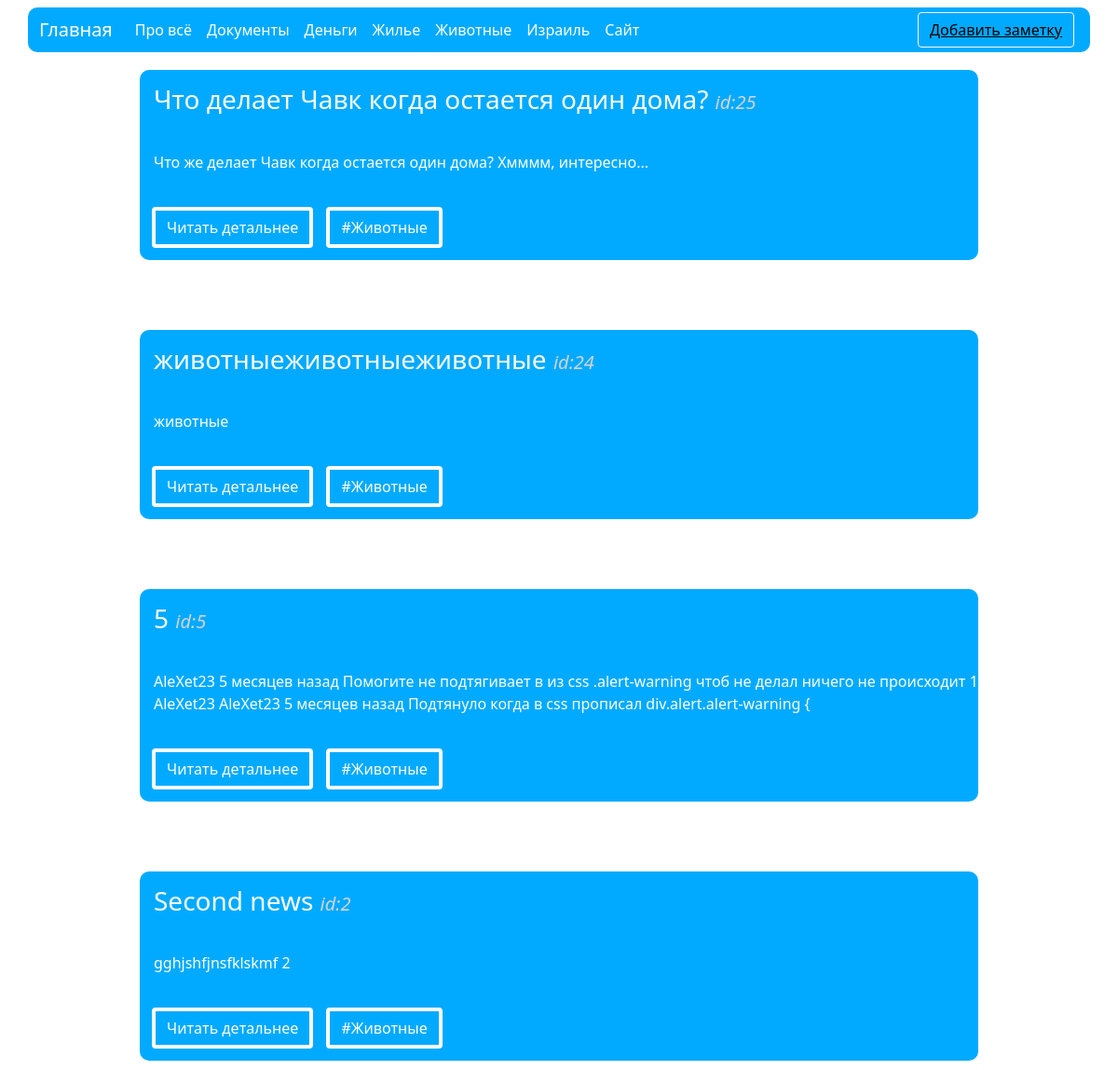
The app's page /news/animals, older data.
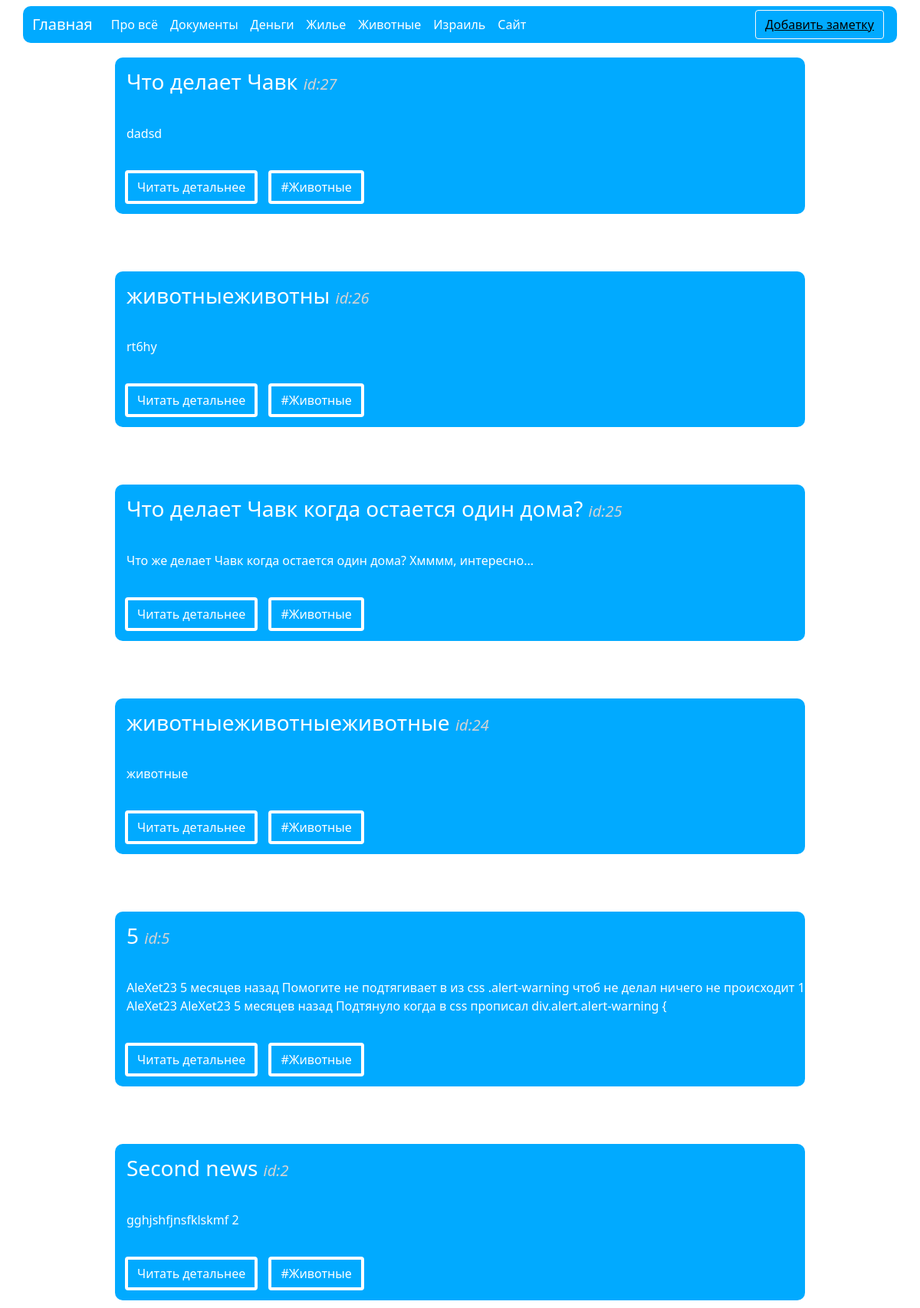
The same page, newer data.
### news/models.py (models this page shows, shortened)
class Articles(models.Model):
    title = models.CharField('Название', max_length=15)
    hashtag = models.CharField('Хештег', max_length=20)
    full_text = models.TextField('Текст')
    class Meta:
        verbose_name = 'Новость'
        verbose_name_plural = 'Новости'

### news/views.py (the view)
# urls.py: path('animals', views.animals, name='animals'),
def animals(request):
    news = Articles.objects.order_by('-id')
    return render(request, 'news/animals.html', {'news': news})

### news/templates/news/animals.html (shortened to what this page needs)
{% extends 'main/layout.html' %}
{% block content %}
    {% if news %}
        {% for element in news %}
            {% if element.hashtag == 'Животные' %}
                <div class="container-house">
                    <div class="container-h3">
                        <h3>{{ element.title }} <i class="container-id">id:{{ element.id }}</i></h3>
                    </div>
                    <div class="container-p">
                        <p>{{ element.full_text }}</p>
                    </div>
                    <div class="container-buttons">
                        <a href="{% url 'news-detail' element.id %}" class="btn btn-light"> Читать детальнее</a>
                        <a href="{% url 'animals' %}" class="btn btn-info">#{{ element.hashtag }}</a>
                    </div>
                </div>
            {% endif %}
        {% endfor %}
    {% endif %}
{% endblock %}

Row changes from the older to the newer data that the page shows:
added Articles: title "Что делает Чавк", id "27", full_text "dadsd", hashtag "Животные"
added Articles: title "животныеживотны", id "26", full_text "rt6hy", hashtag "Животные"
